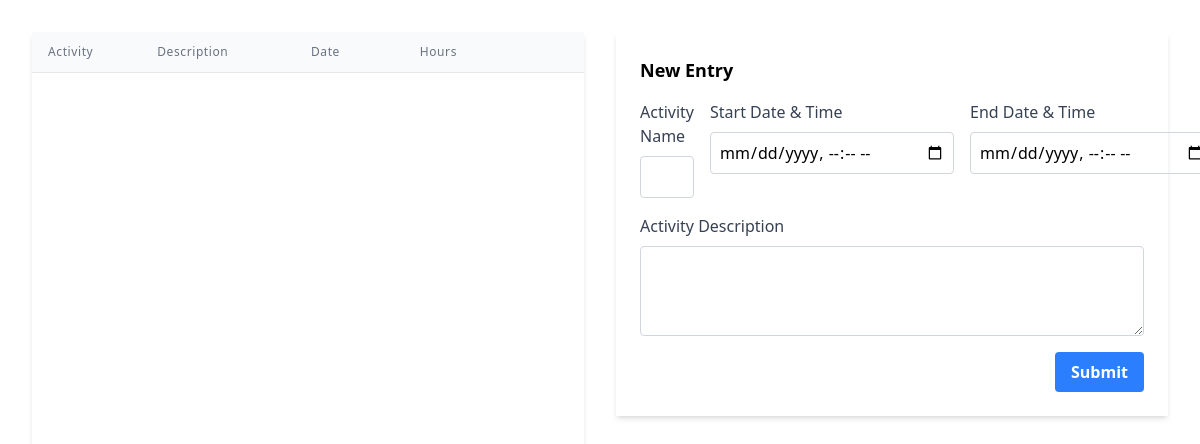
Page /hours (signed in) on the earlier database version.
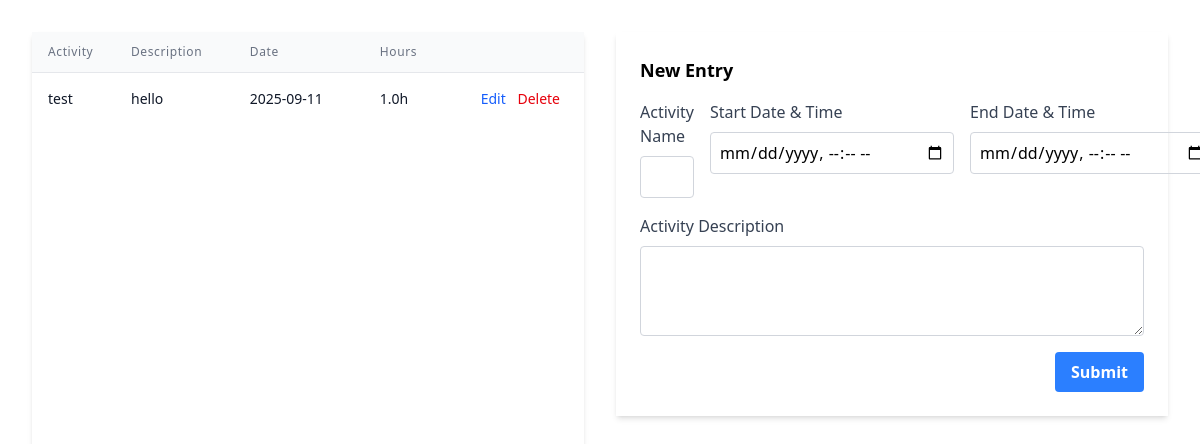
Same page on the later database version.
### tables this page shows
CREATE TABLE entry (id INTEGER PRIMARY KEY AUTOINCREMENT, activity TEXT, description TEXT, date_start TEXT, date_end TEXT, user INTEGER REFERENCES user (id));

### main.py (the view, shortened to what this page needs)
@app.route('/hours', methods=['GET', 'POST'])
def hours():
    if 'valid' not in session:
        return redirect('/login')
    user_id = session['user']
    message = ""
    error = ""
    raw_entries = cur.execute('''SELECT id, activity, description, date_start, date_end
                               FROM entry WHERE user = ?
                               ORDER BY date_start DESC''', (user_id,)).fetchall()
    entries = []
    total_hours = 0
    for entry in raw_entries:
        try:
            start_dt = datetime.fromisoformat(entry[3].replace('T', ' '))
            end_dt = datetime.fromisoformat(entry[4].replace('T', ' '))
            hours = (end_dt - start_dt).total_seconds() / 3600
            total_hours += hours
            enhanced_entry = {
                'id': entry[0],
                'activity': entry[1],
                'description': entry[2],
                'date_start': entry[3],
                'date_end': entry[4],
                'hours': round(hours, 1),
                'date_display': start_dt.strftime('%Y-%m-%d'),
                'time_display': f"{start_dt.strftime('%H:%M')} - {end_dt.strftime('%H:%M')}"
            }
            entries.append(enhanced_entry)
        except:
            enhanced_entry = {
                'id': entry[0],
                'activity': entry[1],
                'description': entry[2],
                'date_start': entry[3],
                'date_end': entry[4],
                'hours': 0,
                'date_display': entry[3][:10] if entry[3] else 'Invalid date',
                'time_display': 'Invalid time'
            }
            entries.append(enhanced_entry)
    return render_template('hours.html',
                         entries=entries,
                         total_hours=round(total_hours, 2),
                         message=message,
                         error=error)

### templates/hours.html (shortened to what the changed rows need)
<!DOCTYPE html>
<html lang="en">
  <head>
    <script src="https://cdn.jsdelivr.net/npm/@tailwindcss/browser@4"></script>
  </head>
  <body class="grid grid-cols-2">
    <div
      class="flex flex-col m-8 mr-4 bg-white shadow-md overflow-hidden"
      style="height: calc(100vh - 4rem)"
    >
      <table class="min-w-full divide-y divide-gray-200">
        <thead class="bg-gray-50">
          <tr>
            <th
              class="px-4 py-3 text-left text-xs font-medium text-gray-500 tracking-wider"
            >
              Activity
            </th>
            <th
              class="px-4 py-3 text-left text-xs font-medium text-gray-500 tracking-wider"
            >
              Description
            </th>
            <th
              class="px-6 py-3 text-left text-xs font-medium text-gray-500 tracking-wider"
            >
              Date
            </th>
            <th
              class="px-6 py-3 text-left text-xs font-medium text-gray-500 tracking-wider"
            >
              Hours
            </th>
            <th class="px-6 py-3"></th>
          </tr>
        </thead>
        <tbody class="bg-white divide-y divide-gray-200">
          {% for entry in entries %}
          <tr class="hover:bg-gray-50" id="entry-{{ entry.id }}">
            <td class="px-4 py-4 whitespace-nowrap text-sm text-gray-900">
              {% if entry.activity|length > 20 %} {{ entry.activity[:20] }}...
              {% else %} {{ entry.activity }} {% endif %}
            </td>
            <td class="px-4 py-4 text-sm text-gray-900">
              {% if entry.description|length > 25 %} {{ entry.description[:25]
              }}... {% else %} {{ entry.description }} {% endif %}
            </td>
            <td class="px-6 py-4 whitespace-nowrap text-sm text-gray-900">
              {{ entry.date_display }}
            </td>
            <td class="px-6 py-4 whitespace-nowrap text-sm text-gray-900">
              {{ entry.hours }}h
            </td>
            <td
              class="px-6 py-4 whitespace-nowrap text-right text-sm font-medium"
            >
              <button
                onclick="editEntry({{ entry.id }}, '{{ entry.activity }}', '{{ entry.description }}', '{{ entry.date_start }}', '{{ entry.date_end }}')"
                class="text-blue-600 hover:text-blue-900 mr-2"
              >
                Edit
              </button>
              <form method="POST" style="display: inline">
                <button type="submit" class="text-red-600 hover:text-red-900">
                  Delete
                </button>
              </form>
            </td>
          </tr>
          {% endfor %}
        </tbody>
      </table>
    </div>
  </body>
</html>

Differences in the rows shown:
added entry: activity "test", description "hello", date_display "2025-09-11", hours "1.0"
